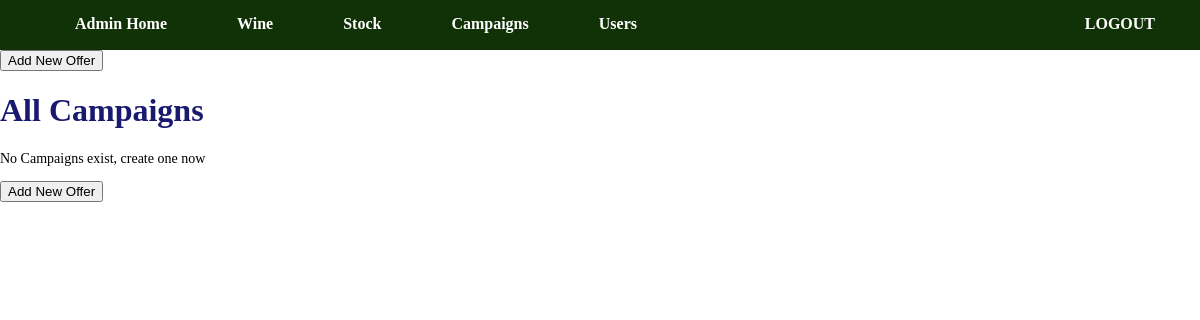
The page /admin/aCampaign.php (signed in) on the database as committed earlier.
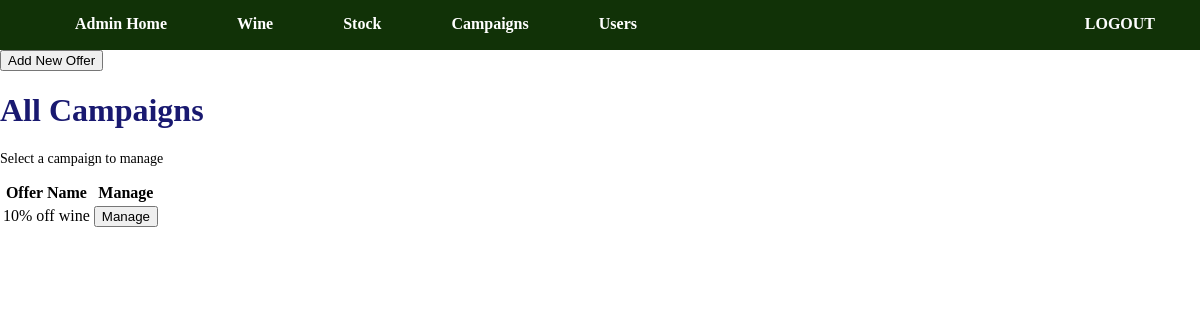
The same page on the database as committed later.
### tables this page shows
CREATE TABLE IF NOT EXISTS `campaign` (
  `campaign_id` int(11) NOT NULL,
  `offer_name` varchar(255) DEFAULT NULL,
  `asset_link` varchar(255) DEFAULT NULL,
  `alt_description` varchar(255) DEFAULT NULL
);

### Database/db_Read.php (called while the page is built, shortened)
<?php
    function readQC($_q, $_c)
    {
        global $pdo;
        $statement = $pdo->prepare($_q);
        $statement->execute();
        $result = $statement->fetchAll(PDO::FETCH_CLASS, $_c);
        return $result;
    }
    function getAllCampaigns() {
        $q = "SELECT * FROM campaign";
        $c = 'Campaign';
        return readQC($q, $c);
    }
?>

### admin/Controllers/aCampaign_controller.php (called while the page is built, shortened)
<?php
require_once ("../Model/m_campaign.php");
    $accessCamp = getAllCampaigns();
?>

### Model/m_campaign.php (called while the page is built, shortened)
<?php
    class Campaign {
        public function __get($name) {
            return $this->$name;
        }
    }
?>

### admin/aCampaign.php (the view, shortened to what this page needs)
<?php require_once ('Includes/header.php'); ?>
<?php require_once ('Controllers/aCampaign_controller.php'); ?>
    <form method="get" action="aCampaign.php">
        <input type="submit" value="Add New Offer">
    </form>
    <h1>All Campaigns</h1>
    <?php if ($accessCamp != null): ?>
    <p>Select a campaign to manage</p>
        <table>
            <tr>
                <th>Offer Name</th>
                <th>Manage</th>
            </tr>
    <?php else: ?>
    <p>No Campaigns exist, create one now</p>
    <form method="get" action="aCampaign.php">
        <input type="submit" value="Add New Offer">
    </form>
    <?php endif; ?>
    <?php foreach ($accessCamp as $camp): ?>
        <tr>
            <td><?= $camp->offer_name ?></td>
            <td>
                <form method="get" action="aCampaign.php">
                    <input type="submit" value="Manage">
                </form>
            </td>
        </tr>
    <?php endforeach; ?>
        </table>
<?php require_once ('Includes/footer.php'); ?>

Rows that differ between the two databases and show on the page:
added campaign: offer_name "10% off wine"
Other text that changed with them:
form field value: "Add New Offer" → (not shown)
text no longer shown: "No Campaigns exist, create one now"
text now shown: "Select a campaign to manage Offer Name Manage"
